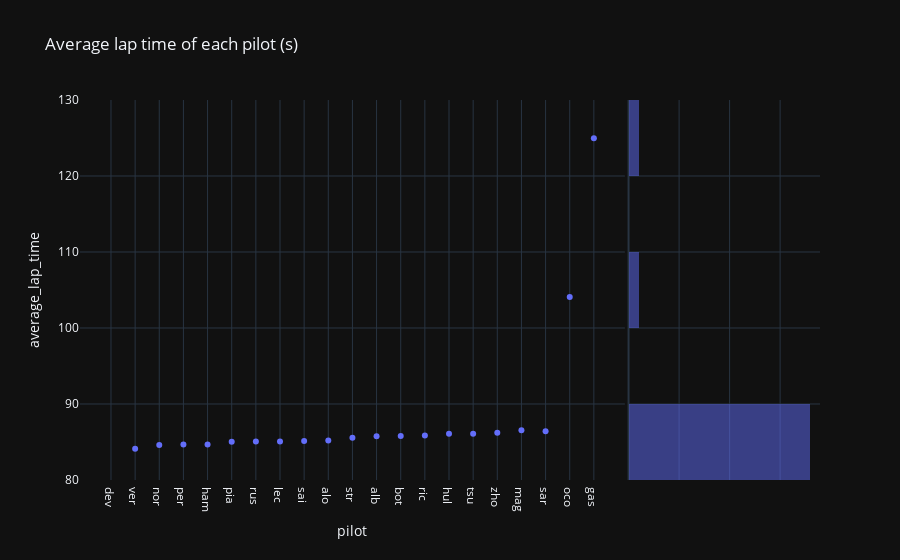

Source (notebook cell):
### Code cell
px.scatter(last_gp, x="pilot", y="average_lap_time", title="Average lap time of each pilot (s)", marginal_y="histogram", template="plotly_dark")

### Figure 1 — Plotly figure (JSON) as saved in the notebook; plotly's stock layout.template omitted (floating-point values rounded to 4 significant figures)
{"data": [{"hovertemplate": "pilot=%{x}<br>average_lap_time=%{y}<extra></extra>", "legendgroup": "", "marker": {"color": "#636efa", "symbol": "circle"}, "mode": "markers", "name": "", "orientation": "v", "showlegend": false, "type": "scatter", "x": ["dev", "ver", "nor", "per", "ham", "pia", "rus", "lec", "sai", "alo", "str", "alb", "bot", "ric", "hul", "tsu", "zho", "mag", "sar", "oco", "gas"], "xaxis": "x", "y": [null, 84.12, 84.61, 84.66, 84.68, 85.02, 85.06, 85.06, 85.14, 85.2, 85.55, 85.76, 85.78, 85.87, 86.09, 86.09, 86.22, 86.54, 86.41, 104.1, 125.0], "yaxis": "y"}, {"alignmentgroup": "True", "bingroup": "y", "hovertemplate": "average_lap_time=%{y}<br>count=%{x}<extra></extra>", "legendgroup": "", "marker": {"color": "#636efa"}, "name": "", "offsetgroup": "", "opacity": 0.5, "showlegend": false, "type": "histogram", "xaxis": "x2", "y": [null, 84.12, 84.61, 84.66, 84.68, 85.02, 85.06, 85.06, 85.14, 85.2, 85.55, 85.76, 85.78, 85.87, 86.09, 86.09, 86.22, 86.54, 86.41, 104.1, 125.0], "yaxis": "y2"}], "layout": {"barmode": "overlay", "legend": {"tracegroupgap": 0}, "title": {"text": "Average lap time of each pilot (s)"}, "xaxis": {"anchor": "y", "domain": [0, 0.7363], "title": {"text": "pilot"}}, "xaxis2": {"anchor": "y2", "domain": [0.7413, 1], "matches": "x2", "showgrid": true, "showline": false, "showticklabels": false, "ticks": ""}, "yaxis": {"anchor": "x", "domain": [0, 1], "title": {"text": "average_lap_time"}}, "yaxis2": {"anchor": "x2", "domain": [0, 1], "matches": "y", "showgrid": true, "showticklabels": false}}}
